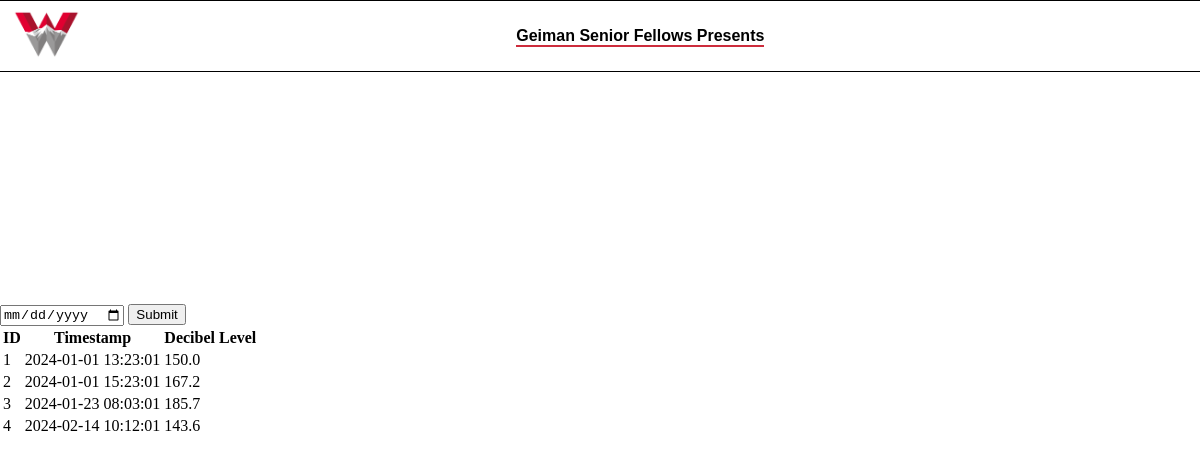
Page /view_data on the committed database.
### main.py (models this page shows)
class Shot(db.Model):
    shot_id = db.Column(db.Integer, primary_key=True)
    time_stamp = db.Column(db.String(20), nullable=False)
    dec_level = db.Column(db.Float, nullable=False)

### main.py (the view)
@app.route('/view_data')
def view_data():
    shots = db.session.query(Shot).all()
    if request.method == 'POST':
        date = request.form['date']
        shots = Shot.query.filter_by(date=date).all()
    return render_template('view_data.html', shots=shots)

### templates/view_data.html (shortened to what this page needs)
{% extends 'base.html' %}
{% set active_page = "view_data" %}
{% block content %}
    <canvas id="myChart" style="width:100%;max-width:600px"></canvas>
    <body>
        <br>
        <form method="POST">
            <input type="date" id="date" name="date">
            <input type="submit" value="Submit">
        </form>
        <table>
            <tr>
                <th>ID</th>
                <th>Timestamp</th>
                <th>Decibel Level</th>
            </tr>
            {% for shot in shots %}
                <tr>
                    <td>{{ shot.shot_id }}</td>
                    <td>{{ shot.time_stamp }}</td>
                    <td>{{ shot.dec_level }}</td>
                </tr>
            {% endfor %}
        </table>
    </body>
{% endblock %}

### templates/base.html (shortened to what this page needs)
<!DOCTYPE html>
<html lang="en">
<head>
    <link rel="stylesheet" href="{{ url_for('static', filename='style.css') }}">
</head>
<body>
    <nav>
        <ul class="left">
            <li><a href="/"><img src="../static/WCU_Logo.png" height="50"></a></li>
        </ul>
        <ul class="center">
            <li>Geiman Senior Fellows Presents</li>
        </ul>
    </nav>
    {% block content %}
    {% endblock %}
</body>
</html>

### static/style.css (style rules this page uses)
body { background-color: white; margin: 0; color: black; }
a { color: black; text-decoration: none; background-color: transparent; outline: none; }
nav { overflow: hidden; background-color: white; display: flex; align-items: center; height: 70px; border-bottom: 1px solid black; border-top: 1px solid black; font-family: 'Aileron', sans-serif; font-weight: bold; position: fixed; top: 0; width: 100%; z-index: 1000; }
nav ul { list-style-type: none; margin: 0; padding: 0; }
nav li { margin-right: 16px; color: black; }
nav li:last-child { margin-right: 0; }
nav li a { display: block; color: black; text-align: center; text-decoration: none; outline: none; padding: 14px 0; }
nav ul.center { flex: 1; display: flex; justify-content: center; align-items: center; }
nav ul.center li { position: relative; }
nav ul.center li::after { content: ''; position: absolute; bottom: -2px; left: 0; width: 100%; height: 2px; background-color: #cd2c3c; }
nav ul.left { margin-left: 1%; }

### rows in the picture
Shot: shot_id "1", time_stamp "2024-01-01 13:23:01", dec_level "150.0"
Shot: shot_id "2", time_stamp "2024-01-01 15:23:01", dec_level "167.2"
Shot: shot_id "3", time_stamp "2024-01-23 08:03:01", dec_level "185.7"
Shot: shot_id "4", time_stamp "2024-02-14 10:12:01", dec_level "143.6"
